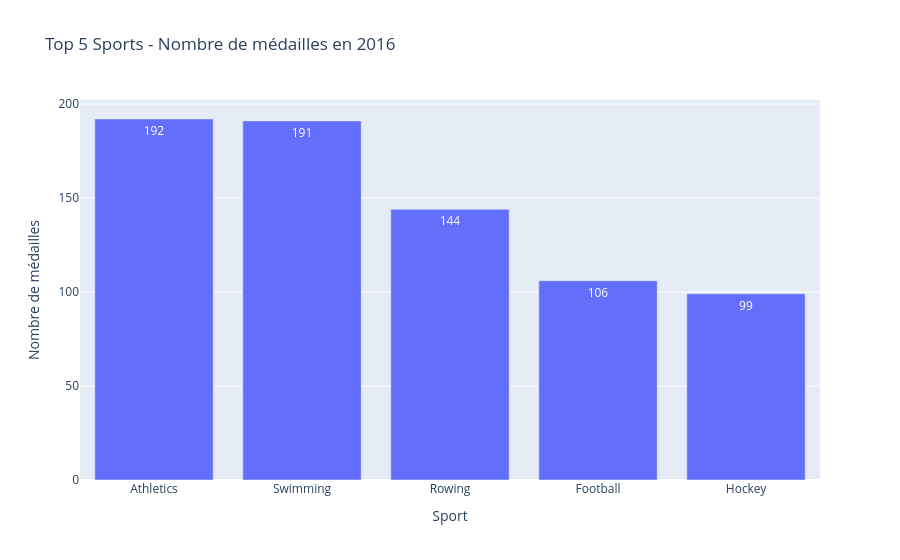

Here is the notebook cell this chart was saved with:
### Code cell
print("VISUALISATION 1 : Médailles par sport")

fig1 = px.bar(
    x=top_5_sports.index,
    y=top_5_sports.values,
    labels={'x': 'Sport', 'y': 'Nombre de médailles'},
    title='Top 5 Sports - Nombre de médailles en 2016',
    text=top_5_sports.values
)
fig1.update_traces(textposition='auto')
fig1.show()

### Figure 1 — Plotly figure (JSON) as saved in the notebook; plotly's stock layout.template omitted (floating-point values rounded to 4 significant figures)
{"data": [{"hovertemplate": "Sport=%{x}<br>Nombre de médailles=%{y}<br>text=%{text}<extra></extra>", "legendgroup": "", "marker": {"color": "#636efa", "pattern": {"shape": ""}}, "name": "", "orientation": "v", "showlegend": false, "text": [192.0, 191.0, 144.0, 106.0, 99.0], "textposition": "auto", "type": "bar", "x": ["Athletics", "Swimming", "Rowing", "Football", "Hockey"], "xaxis": "x", "y": [192, 191, 144, 106, 99], "yaxis": "y"}], "layout": {"barmode": "relative", "legend": {"tracegroupgap": 0}, "title": {"text": "Top 5 Sports - Nombre de médailles en 2016"}, "xaxis": {"anchor": "y", "domain": [0, 1], "title": {"text": "Sport"}}, "yaxis": {"anchor": "x", "domain": [0, 1], "title": {"text": "Nombre de médailles"}}}}
